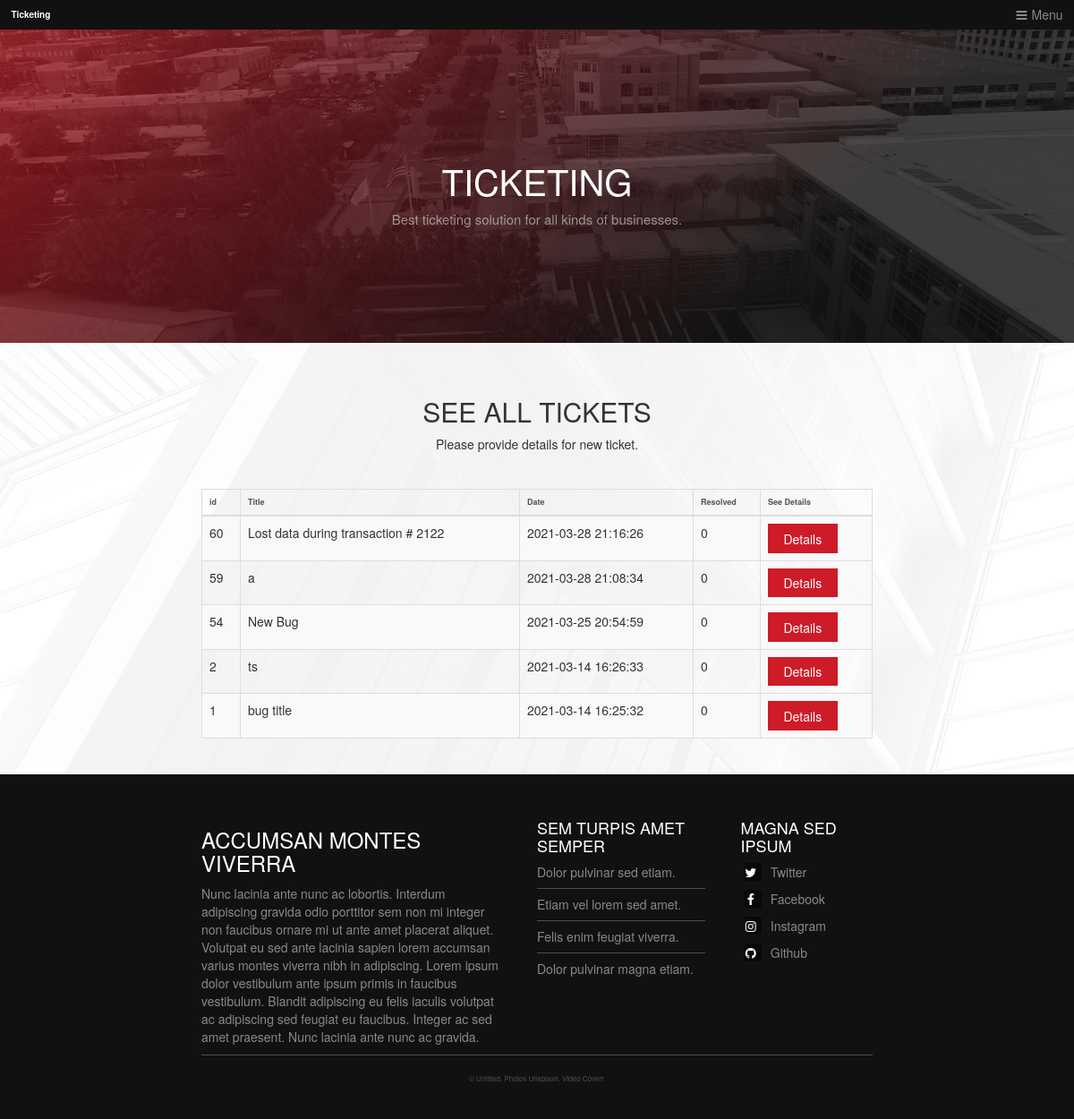
The app's page /user/see_tickets.php (signed in) with its own data.
### tables this page shows
CREATE TABLE `tickets` (
  `id` int(11) NOT NULL,
  `title` varchar(255) NOT NULL,
  `description` varchar(255) NOT NULL,
  `date` timestamp NOT NULL DEFAULT current_timestamp(),
  `submitted_by` varchar(15) NOT NULL,
  `assigned_to` varchar(15) NOT NULL,
  `priority` int(11) NOT NULL DEFAULT 1,
  `resolved` int(11) NOT NULL DEFAULT 0
);

### user/see_tickets.php (the view, shortened to what this page needs)
<?php
if ($_SESSION['logged_in'] != 1 && $_SESSION['priviledge'] != '3') {
    echo "<script type='text/javascript'>window.location.href = '../user_login.php';</script>";
} else {
    $user_id = $_SESSION['user_id'];
}
?>
<!DOCTYPE HTML>
<html>
<head>
    <link rel="stylesheet" href="/assets/css/main.css"/>
    <link rel="stylesheet" href="/assets/css/bootstrap.css"/>
    <link rel="stylesheet" href="/assets/css/luka.css"/>
    <link rel="stylesheet" href="https://maxcdn.bootstrapcdn.com/bootstrap/3.3.7/css/bootstrap.min.css"/>
    <link rel="stylesheet" href="https://cdn.datatables.net/1.10.24/css/dataTables.bootstrap.min.css"/>
    <link rel="stylesheet" href="https://cdn.datatables.net/fixedheader/3.1.8/css/fixedHeader.bootstrap.min.css"/>
    <link rel="stylesheet" href="https://cdn.datatables.net/responsive/2.2.7/css/responsive.bootstrap.min.css"/>
</head>
<body class="is-preload">
<?php
include '../include/header.php'; ?>
<section id="banner">
    <div class="inner">
        <h1>Ticketing</h1>
        <p>Best ticketing solution for all kinds of businesses.</p>
    </div>
</section>
<section class="wrapper">
    <div class="inner">
        <header class="special">
            <h2>See all tickets</h2>
            <p>Please provide details for new ticket.</p>
        </header>
        <div class="">
            <table id="example" class="table table-striped table-bordered nowrap" style="width:100%">
                <thead>
                <tr>
                    <th>id</th>
                    <th>Title</th>
                    <th>Date</th>
                    <th>Resolved</th>
                    <th>See Details</th>
                </tr>
                </thead>
                <tbody>
                <?php
                require $_SERVER['DOCUMENT_ROOT'] . '/libs/db.php';
                $result = $mysqli->query("SELECT * FROM tickets WHERE submitted_by='$user_id' ORDER BY date DESC");
                while ($row = mysqli_fetch_array($result)) {
                    echo '<tr><td>'. $row['id'] .'</td>';
                    echo '<td>' . $row['title'] . '</td>';
                    echo '<td>'. $row['date'] .'</td>';
                    echo '<td>'. $row['resolved'] .'</td>';
                    echo '<td><a href="../seeTicket.php?id='. $row['id'] .'"><button value="Details" class="primary" >Details</button></a> </td>';
                }
                ?>
                </tbody>
            </table>
        </div>
    </div>
</section>
<?php include '../include/footer.php'; ?>
</body>
</html>

### records on screen
tickets: id "60", title "Lost data during transaction # 2122", date "2021-03-28 21:16:26", resolved "0"
tickets: id "59", title "a", date "2021-03-28 21:08:34", resolved "0"
tickets: id "54", title "New Bug", date "2021-03-25 20:54:59", resolved "0"
tickets: id "2", title "ts", date "2021-03-14 16:26:33", resolved "0"
tickets: id "1", title "bug title", date "2021-03-14 16:25:32", resolved "0"
